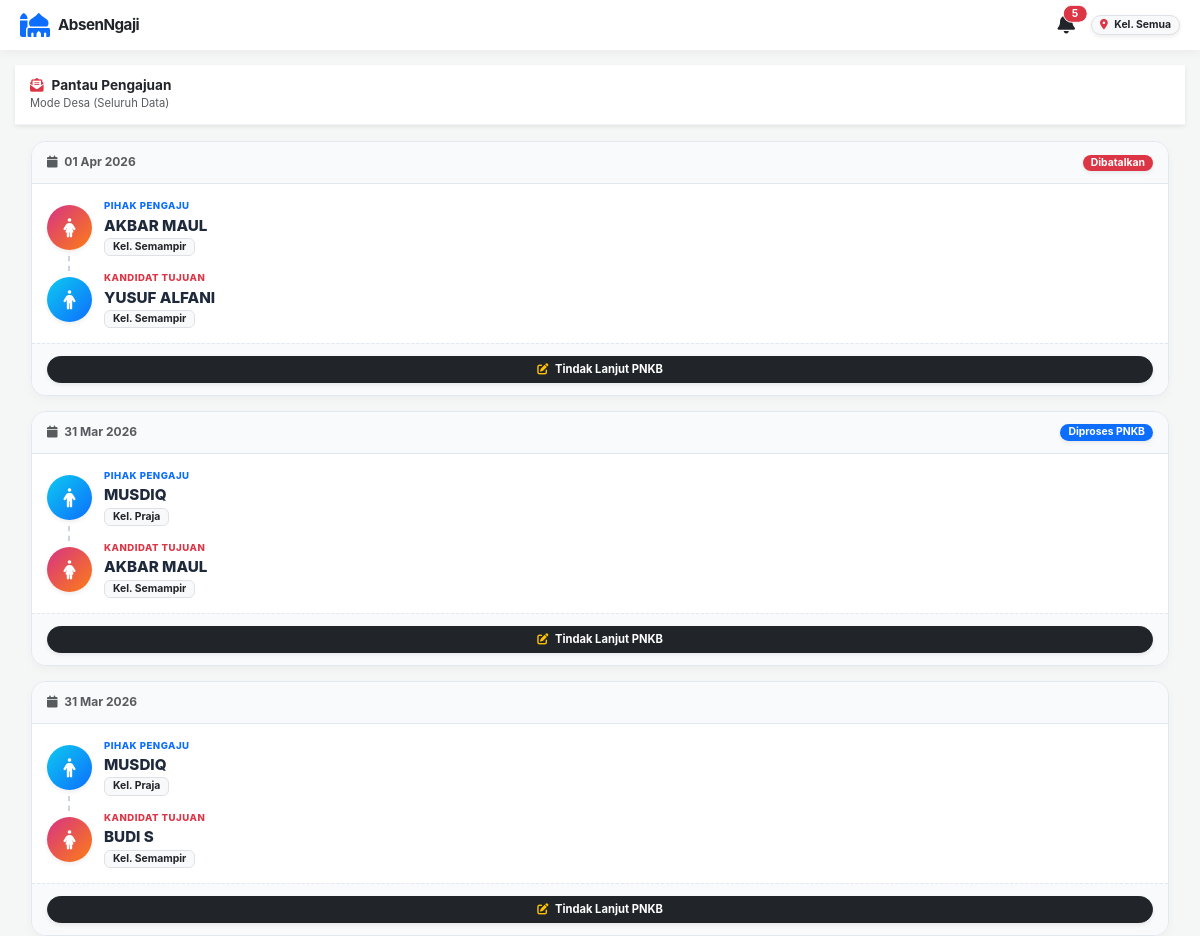
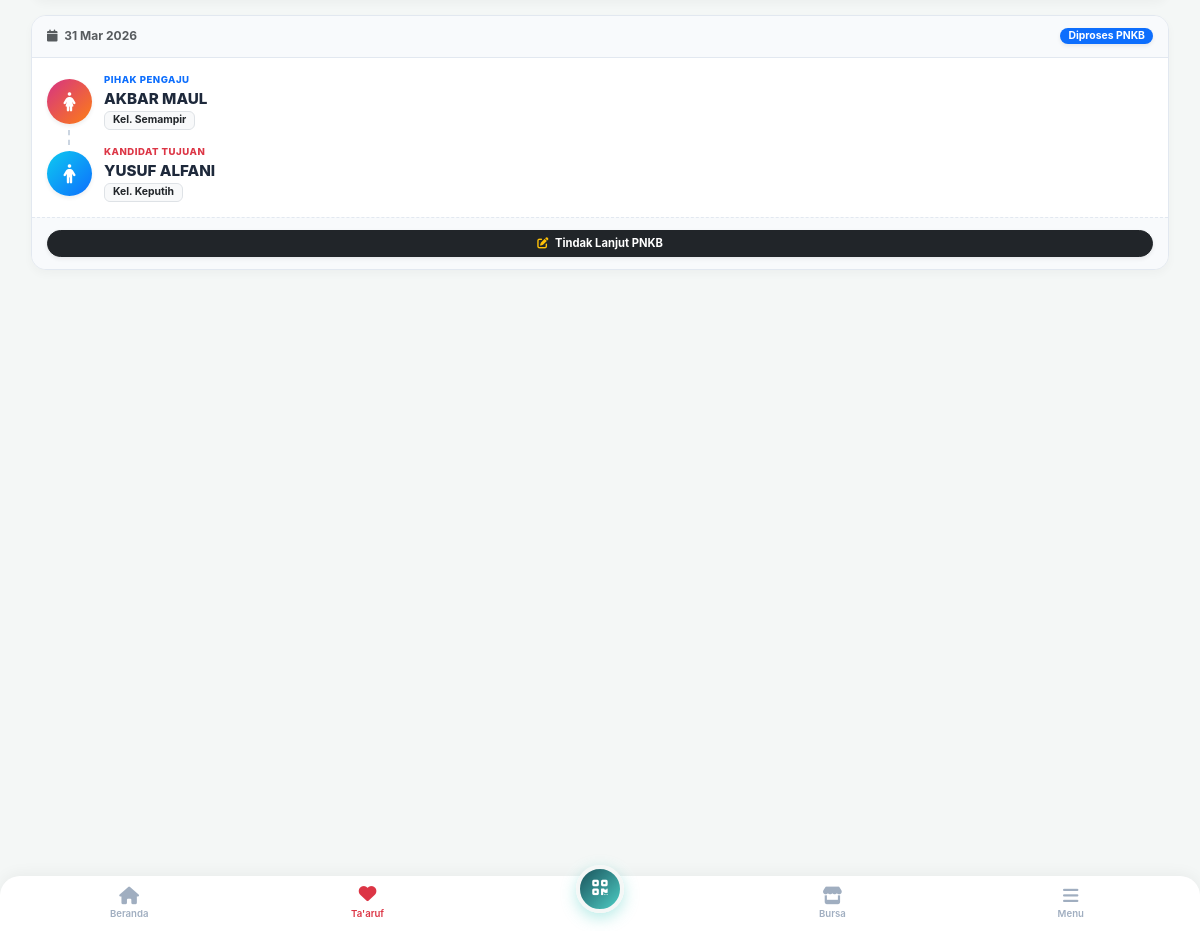
The app's page /aplikasi_absensi/pantau_taaruf.php (signed in) with its own data (2 pictures, top to bottom).
### tables this page shows
CREATE TABLE `biodata_jamaah` (
  `id_biodata` int(11) NOT NULL,
  `id_user` int(11) DEFAULT NULL,
  `jenjang` enum('Umum','Muda/i','Remaja','Pra Remaja','Caberawit') NOT NULL,
  `nama_lengkap` varchar(150) NOT NULL,
  `nama_panggilan` varchar(50) DEFAULT NULL,
  `jenis_kelamin` enum('L','P') DEFAULT NULL,
  `status_pernikahan` enum('Belum Menikah','Menikah','Pernah Menikah') DEFAULT NULL,
  `is_siap_nikah` tinyint(1) DEFAULT 0,
  `target_menikah` varchar(50) DEFAULT NULL,
  `kriteria_idaman` text DEFAULT NULL,
  `id_kepala_keluarga` int(11) DEFAULT NULL,
  `status_keluarga` enum('Kepala Keluarga','Istri','Anak','Lainnya') DEFAULT NULL,
  `no_hp` varchar(20) DEFAULT NULL,
  `alamat_asal` text DEFAULT NULL,
  `foto` varchar(255) DEFAULT NULL,
  `tempat_lahir` varchar(100) DEFAULT NULL,
  `tanggal_lahir` date DEFAULT NULL,
  `alamat_surabaya` text DEFAULT NULL,
  `nama_ortu` varchar(150) DEFAULT NULL,
  `hp_ortu` varchar(20) DEFAULT NULL,
  `status_ortu` enum('Jamaah','Belum') DEFAULT NULL,
  `tempat_sambung_ortu` varchar(150) DEFAULT NULL,
  `darurat_nama` varchar(150) DEFAULT NULL,
  `darurat_hubungan` varchar(50) DEFAULT NULL,
  `darurat_hp` varchar(20) DEFAULT NULL,
  `status_mubaligh` enum('MT','Non MT') DEFAULT NULL,
  `kegiatan_surabaya` enum('Bekerja','Kuliah','Lainnya') DEFAULT NULL,
  `tempat_kerja` varchar(150) DEFAULT NULL,
  `alamat_kerja` text DEFAULT NULL,
  `universitas` varchar(150) DEFAULT NULL,
  `jurusan` varchar(100) DEFAULT NULL,
  `angkatan` varchar(10) DEFAULT NULL,
  `hobi` varchar(255) DEFAULT NULL,
  `created_at` timestamp NOT NULL DEFAULT current_timestamp()
);

CREATE TABLE `users` (
  `id_user` int(11) NOT NULL,
  `username` varchar(50) NOT NULL,
  `password` varchar(255) DEFAULT NULL,
  `nama_lengkap` varchar(100) NOT NULL,
  `jabatan` varchar(50) DEFAULT NULL,
  `level` varchar(50) DEFAULT 'karyawan',
  `created_at` timestamp NOT NULL DEFAULT current_timestamp(),
  `kelompok` enum('Semampir','Keputih','Praja','Semua') DEFAULT 'Semua',
  `tgl_buat_akun` datetime NOT NULL DEFAULT current_timestamp(),
  `tgl_daftar` datetime DEFAULT current_timestamp()
);

CREATE TABLE `pengajuan_taaruf` (
  `id_pengajuan` int(11) NOT NULL,
  `id_pengaju` int(11) NOT NULL,
  `id_kandidat` int(11) NOT NULL,
  `tanggal` date NOT NULL,
  `status` varchar(50) DEFAULT 'Menunggu',
  `catatan_pnkb` text DEFAULT NULL
);

### aplikasi_absensi/pantau_taaruf.php (the view, shortened to what this page needs)
<?php
include 'koneksi.php';
$id_user = $_SESSION['id_user'];
$level_aktif = $_SESSION['level'];
$kel_user = $_SESSION['kelompok'] ?? '';
$is_pusat = in_array($level_aktif, ['superadmin', 'keimaman_desa', 'tim_pnkb_desa']);
$is_pengurus_kelompok = in_array($level_aktif, ['keimaman', 'tim_pnkb']);
if ($is_pusat) {
    $filter_sql = "1=1";
} elseif ($is_pengurus_kelompok) {
    $filter_sql = "(u1.kelompok = '$kel_user' OR u2.kelompok = '$kel_user')";
} else {
    $filter_sql = "(
        p.id_pengaju = '$id_user'
        OR
        (p.id_kandidat = '$id_user' AND p.status IN ('Proses SL', 'Proses ND'))
    )";
}
$query_pengajuan = mysqli_query($conn, "
    SELECT p.*,
           b1.nama_lengkap AS nama_pengaju, u1.kelompok AS kel_pengaju, b1.jenis_kelamin AS jk_pengaju,
           b2.nama_lengkap AS nama_kandidat, u2.kelompok AS kel_kandidat, b2.jenis_kelamin AS jk_kandidat
    FROM pengajuan_taaruf p
    JOIN biodata_jamaah b1 ON p.id_pengaju = b1.id_user
    JOIN users u1 ON p.id_pengaju = u1.id_user
    JOIN biodata_jamaah b2 ON p.id_kandidat = b2.id_user
    JOIN users u2 ON p.id_kandidat = u2.id_user
    WHERE $filter_sql
    ORDER BY p.id_pengajuan DESC
");
?>
<!DOCTYPE html>
<html lang="id">
<head>
    <link href="https://cdn.jsdelivr.net/npm/bootstrap@5.3.0/dist/css/bootstrap.min.css" rel="stylesheet">
    <link rel="stylesheet" href="https://cdnjs.cloudflare.com/ajax/libs/font-awesome/6.4.0/css/all.min.css">
    <link rel="stylesheet" href="style_mobile.css">
</head>
<body>
<?php include 'sidebar.php'; ?>
<div class="main-content">
    <div class="header-title shadow-sm">
        <div class="d-flex justify-content-between align-items-center">
            <div>
                <h6 class="fw-bold text-dark mb-0"><i class="fa fa-envelope-open-text text-danger me-2"></i>Pantau Pengajuan</h6>
                <small class="text-muted" style="font-size:0.7rem;">
                    <?php
                        if($is_pusat) echo "Mode Desa (Seluruh Data)";
                        elseif($is_pengurus_kelompok) echo "Mode Kelompok: ".$kel_user;
                        else echo "Riwayat Pengajuan";
                    ?>
                </small>
            </div>
        </div>
    </div>
    <div class="px-3 pt-3">
        <?php if(mysqli_num_rows($query_pengajuan) == 0): ?>
            <div class="text-center py-5 mt-4">
                <i class="fa fa-folder-open fa-3x text-muted opacity-25 mb-3"></i>
                <h6 class="fw-bold text-muted">Belum ada data pengajuan.</h6>
            </div>
        <?php else: ?>
            <?php while($row = mysqli_fetch_assoc($query_pengajuan)):
                $st = $row['status'];
                $bg_status = 'bg-warning text-dark';
                if($st == 'Diproses PNKB') $bg_status = 'bg-primary text-white';
                if($st == 'Dibatalkan' || $st == 'Ditolak' || $st == 'Batal') $bg_status = 'bg-danger text-white';
                $lbl_pengaju = "PIHAK PENGAJU";
                $lbl_kandidat = "KANDIDAT TUJUAN";
            ?>
                <div class="taaruf-card">
                    <div class="tc-header">
                        <span class="fw-bold text-muted" style="font-size:0.75rem;"><i class="fa fa-calendar me-1"></i> <?= date('d M Y', strtotime($row['tanggal'])); ?></span>
                        <span class="badge <?= $bg_status; ?> rounded-pill shadow-sm px-2 py-1" style="font-size: 0.7rem;"><?= $st; ?></span>
                    </div>
                    <div class="tc-body">
                        <div class="tc-connector"></div>
                        <div class="person-box mb-4">
                            <div class="p-avatar <?= ($row['jk_pengaju']=='P')?'bg-akhwat':'bg-ikhwan'; ?> shadow-sm">
                                <i class="fa <?= ($row['jk_pengaju']=='P')?'fa-female':'fa-male'; ?>"></i>
                            </div>
                            <div class="p-info">
                                <div class="p-role text-primary"><?= $lbl_pengaju; ?></div>
                                <div class="p-name"><?= strtoupper($row['nama_pengaju']); ?></div>
                                <span class="badge bg-light text-dark border" style="font-size:0.6rem;">Kel. <?= $row['kel_pengaju']; ?></span>
                            </div>
                        </div>
                        <div class="person-box">
                            <div class="p-avatar <?= ($row['jk_kandidat']=='P')?'bg-akhwat':'bg-ikhwan'; ?> shadow-sm">
                                <i class="fa <?= ($row['jk_kandidat']=='P')?'fa-female':'fa-male'; ?>"></i>
                            </div>
                            <div class="p-info">
                                <div class="p-role text-danger"><?= $lbl_kandidat; ?></div>
                                <div class="p-name"><?= strtoupper($row['nama_kandidat']); ?></div>
                                <span class="badge bg-light text-dark border" style="font-size:0.6rem;">Kel. <?= $row['kel_kandidat']; ?></span>
                            </div>
                        </div>
                    </div>
                    <div class="tc-footer">
                        <?php if($is_pusat || $is_pengurus_kelompok): ?>
                            <button class="btn btn-dark w-100 btn-sm rounded-pill fw-bold shadow-sm" data-bs-toggle="modal" data-bs-target="#modalEdit<?= $row['id_pengajuan']; ?>">
                                <i class="fa fa-edit me-1 text-warning"></i> Tindak Lanjut PNKB
                            </button>
                        <?php endif; ?>
                    </div>
                </div>
            <?php endwhile; ?>
        <?php endif; ?>
    </div>
</div>
</body>
</html>

### aplikasi_absensi/sidebar.php (shortened to what this page needs)
<?php
$current_page = basename($_SERVER['PHP_SELF']);
$lvl_sidebar = isset($_SESSION['level']) ? $_SESSION['level'] : 'karyawan';
$id_user_sidebar = isset($_SESSION['id_user']) ? $_SESSION['id_user'] : 0;
$q_utama = mysqli_query($conn, "
    SELECT u.level, u.kelompok, b.jenjang, b.status_pernikahan, b.foto, b.tempat_lahir, b.no_hp, b.alamat_surabaya
    FROM users u
    LEFT JOIN biodata_jamaah b ON u.id_user = b.id_user
    WHERE u.id_user = '$id_user_sidebar'
");
$d_utama = mysqli_fetch_assoc($q_utama);
$jml_notif = 0;
if(isset($conn)) {
    $q_notif = mysqli_query($conn, "SELECT COUNT(*) as total FROM notifikasi WHERE id_user = '$id_user_sidebar' AND is_read = 0");
    if($q_notif) {
        $notif_data = mysqli_fetch_assoc($q_notif);
        $jml_notif = $notif_data['total'];
    }
}
$akses_semua_pengurus = ['superadmin', 'admin_desa', 'admin', 'keimaman_desa', 'keimaman', 'ketua_mudai_desa', 'admin_mudai_desa', 'ketua_mudai', 'admin_mudai', 'admin_remaja', 'admin_praremaja', 'admin_caberawit'];
?>
<link rel="stylesheet" href="style_mobile.css">
<div class="app-topbar">
    <div class="d-flex align-items-center">
        <i class="fa fa-mosque fs-4 text-primary me-2"></i>
        <h5 class="fw-bold text-dark mb-0" style="letter-spacing: -0.5px;">AbsenNgaji</h5>
    </div>
    <div class="d-flex align-items-center gap-3">
        <a href="notifikasi.php" class="text-dark text-decoration-none position-relative">
            <i class="fa fa-bell fs-5"></i>
            <?php if($jml_notif > 0): ?>
                <span class="position-absolute top-0 start-100 translate-middle badge rounded-pill bg-danger border border-white" style="font-size: 0.6rem; padding: 3px 5px;">
                    <?= $jml_notif; ?>
                </span>
            <?php endif; ?>
        </a>
        <span class="badge bg-light text-dark border shadow-sm px-3 py-2 rounded-pill">
            <i class="fa fa-map-marker-alt text-danger me-1"></i> Kel. <?= $d_utama['kelompok']; ?>
        </span>
    </div>
</div>
<div class="app-bottom-nav">
    <a href="dashboard.php" class="nav-item <?= ($current_page == 'dashboard.php') ? 'active' : ''; ?>">
        <i class="fa fa-home"></i><span>Beranda</span>
    </a>
    <a href="bursa_taaruf.php" class="nav-item <?= ($current_page == 'bursa_taaruf.php' || $current_page == 'pantau_taaruf.php') ? 'active text-danger' : ''; ?>">
        <i class="fa fa-heart"></i><span>Ta'aruf</span>
    </a>
    <?php if(in_array($lvl_sidebar, $akses_semua_pengurus)): ?>
        <a href="scan.php" class="nav-item nav-fab"><i class="fa fa-qrcode"></i></a>
    <?php else: ?>
        <a href="isi_biodata.php" class="nav-item nav-fab <?= ($current_page == 'isi_biodata.php') ? 'shadow-lg' : ''; ?>">
            <i class="fa fa-user"></i>
        </a>
    <?php endif; ?>
    <a href="bursa_usaha.php" class="nav-item <?= ($current_page == 'bursa_usaha.php') ? 'active' : ''; ?>">
        <i class="fa fa-store"></i><span>Bursa</span>
    </a>
    <a href="#offcanvasMenu" data-bs-toggle="offcanvas" class="nav-item">
        <i class="fa fa-bars"></i><span>Menu</span>
    </a>
</div>

### aplikasi_absensi/style_mobile.css (style rules this page uses)
body { font-size: 0.85rem !important; line-height: 1.4 !important; }
.btn { padding: 6px 12px !important; font-size: 0.8rem !important; }
.btn-sm { padding: 4px 10px !important; font-size: 0.7rem !important; }
.app-bottom-nav { height: 55px !important; }
.nav-item i { font-size: 1.1rem !important; margin-bottom: 2px !important; }
.nav-item span { font-size: 0.6rem !important; }
.nav-fab { width: 48px !important; height: 48px !important; font-size: 1.2rem !important; transform: translateY(-15px) !important; }
h5, .h5 { font-size: 0.95rem !important; }
h6, .h6 { font-size: 0.85rem !important; }
.app-topbar { height: 50px !important; }
body { padding-top: 50px !important; padding-bottom: 65px !important; }
.header-title, .header-taaruf { padding: 12px 15px !important; }
.badge { padding: 3px 8px !important; font-size: 0.65rem !important; }
.mb-4, .my-4 { margin-bottom: 15px !important; }

### aplikasi_absensi/pantau_taaruf.php (style rules this page uses)
body { background: #f8fafc; font-family: 'Inter', sans-serif; font-size: 0.85rem; }
.main-content { padding: 0 !important; padding-bottom: 90px !important; }
.header-title { background: #fff; padding: 15px 20px; border-bottom: 1px solid #f1f5f9; position: sticky; top: 0; z-index: 1020; }
.taaruf-card { background: #fff; border-radius: 15px; border: 1px solid #e2e8f0; box-shadow: 0 4px 10px rgba(0,0,0,0.03); margin-bottom: 15px; overflow: hidden; }
.tc-header { padding: 12px 15px; background: #f8fafc; border-bottom: 1px solid #e2e8f0; display: flex; justify-content: space-between; align-items: center; }
.tc-body { padding: 15px; position: relative; }
.person-box { display: flex; align-items: center; gap: 12px; background: #fff; position: relative; z-index: 2; }
.p-avatar { width: 45px; height: 45px; border-radius: 50%; display: flex; justify-content: center; align-items: center; color: white; font-size: 1.2rem; }
.bg-ikhwan { background: linear-gradient(135deg, #0dcaf0, #0d6efd); }
.bg-akhwat { background: linear-gradient(135deg, #d63384, #fd7e14); }
.p-info { flex-grow: 1; overflow: hidden; }
.p-name { font-weight: 800; color: #1e293b; font-size: 0.95rem; white-space: nowrap; overflow: hidden; text-overflow: ellipsis; }
.p-role { font-size: 0.6rem; font-weight: 800; color: #94a3b8; text-transform: uppercase; letter-spacing: 0.5px; margin-bottom: 2px; }
.tc-connector { position: absolute; left: 36px; top: 40px; bottom: 40px; width: 2px; border-left: 2px dashed #cbd5e1; z-index: 1; }
.tc-footer { padding: 12px 15px; border-top: 1px dashed #e2e8f0; background: #f8fafc; }

### aplikasi_absensi/sidebar.php (style rules this page uses)
body { background: #f4f7f6; font-family: 'Inter', sans-serif; padding-top: 60px; padding-bottom: 80px; -webkit-tap-highlight-color: transparent; }
.main-content { margin-left: 0 !important; padding: 15px !important; }
.app-topbar { background: #fff; height: 60px; position: fixed; top: 0; left: 0; right: 0; z-index: 1030; display: flex; align-items: center; justify-content: space-between; padding: 0 20px; box-shadow: 0 2px 10px rgba(0,0,0,0.05); }
.app-bottom-nav { background: #fff; height: 65px; position: fixed; bottom: 0; left: 0; right: 0; z-index: 1030; display: flex; justify-content: space-around; align-items: center; box-shadow: 0 -2px 15px rgba(0,0,0,0.05); border-top-left-radius: 20px; border-top-right-radius: 20px; padding: 0 10px; }
.nav-item { display: flex; flex-direction: column; align-items: center; justify-content: center; text-decoration: none; color: #a0aec0; width: 60px; transition: 0.3s; }
.nav-item.active { color: #1a535c; }
.nav-item i { font-size: 1.3rem; margin-bottom: 3px; }
.nav-item.active i { font-size: 1.4rem; transform: translateY(-2px); }
.nav-item span { font-size: 0.65rem; font-weight: 600; }
.nav-fab { background: linear-gradient(135deg, #1a535c, #4ecdc4); width: 55px; height: 55px; border-radius: 50%; display: flex; align-items: center; justify-content: center; color: white !important; font-size: 1.5rem; box-shadow: 0 5px 15px rgba(78, 205, 196, 0.4); transform: translateY(-20px); border: 4px solid #f4f7f6; }

### records on screen
biodata_jamaah: id_user.kelompok "Semua"
pengajuan_taaruf: tanggal "01 Apr 2026", status "Dibatalkan", lbl_pengaju "PIHAK PENGAJU", biodata_jamaah.nama_lengkap "AKBAR MAUL", users.kelompok "Semampir", lbl_kandidat "KANDIDAT TUJUAN", biodata_jamaah.nama_lengkap "YUSUF ALFANI"
pengajuan_taaruf: tanggal "31 Mar 2026", status "Diproses PNKB", lbl_pengaju "PIHAK PENGAJU", biodata_jamaah.nama_lengkap "MUSDIQ", users.kelompok "Praja", lbl_kandidat "KANDIDAT TUJUAN", biodata_jamaah.nama_lengkap "AKBAR MAUL", users.kelompok "Semampir"
pengajuan_taaruf: tanggal "31 Mar 2026", lbl_pengaju "PIHAK PENGAJU", biodata_jamaah.nama_lengkap "MUSDIQ", users.kelompok "Praja", lbl_kandidat "KANDIDAT TUJUAN", biodata_jamaah.nama_lengkap "BUDI S", users.kelompok "Semampir"
pengajuan_taaruf: tanggal "31 Mar 2026", status "Diproses PNKB", lbl_pengaju "PIHAK PENGAJU", biodata_jamaah.nama_lengkap "AKBAR MAUL", users.kelompok "Semampir", lbl_kandidat "KANDIDAT TUJUAN", biodata_jamaah.nama_lengkap "YUSUF ALFANI", users.kelompok "Keputih"

### other values on screen
$jml_notif "5"
